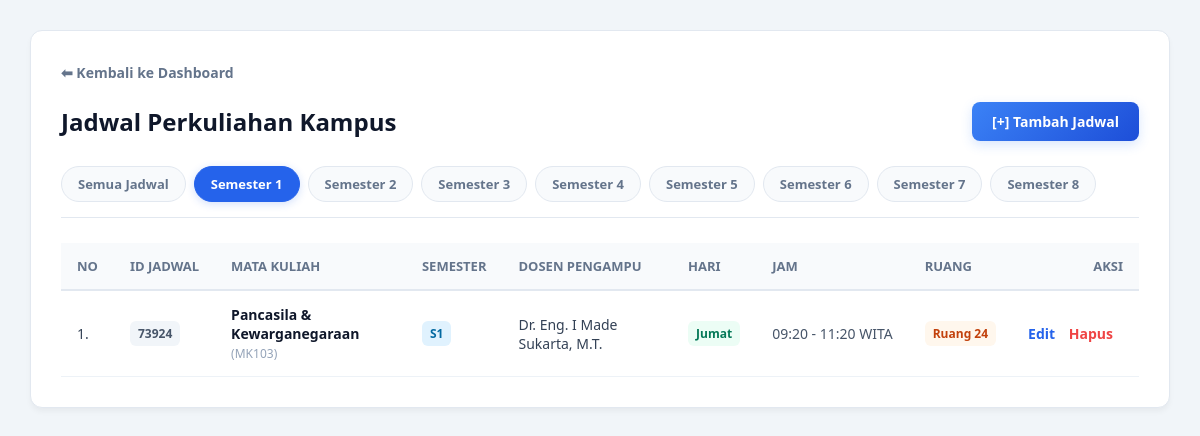
/Jadwal/index.php?semester=1, run on the app's committed database.
### tables this page shows
CREATE TABLE `jadwal` (
  `Id_Jadwal` varchar(15) NOT NULL,
  `Kode_Matakuliah` varchar(15) NOT NULL,
  `NIDN_Pengampu` varchar(15) NOT NULL,
  `Hari` varchar(20) NOT NULL,
  `Jam` varchar(20) NOT NULL,
  `Ruangan` varchar(20) NOT NULL
);

CREATE TABLE `matakuliah` (
  `Kode_Matakuliah` varchar(15) NOT NULL,
  `Nama_Matakuliah` varchar(30) NOT NULL,
  `SKS` int(11) NOT NULL,
  `semester` int(11) NOT NULL,
  `Sifat_Matakuliah` varchar(20) DEFAULT NULL,
  `Jenis_Matakuliah` varchar(30) DEFAULT NULL
);

CREATE TABLE `dosen` (
  `NIDN` varchar(15) NOT NULL,
  `Nama_Dosen` varchar(30) NOT NULL,
  `Id_Prodi` varchar(50) NOT NULL,
  `Jenis_Kelamin` varchar(20) NOT NULL,
  `Email` varchar(30) NOT NULL
);

### Jadwal/index.php (the view, shortened to what this page needs)
<?php
include '../koneksi.php';
$semester_terpilih = isset($_GET['semester']) ? $_GET['semester'] : 'semua';
$sql = "SELECT jadwal.*, matakuliah.Nama_Matakuliah, matakuliah.semester, dosen.Nama_Dosen
        FROM jadwal
        INNER JOIN matakuliah ON jadwal.Kode_Matakuliah = matakuliah.Kode_Matakuliah
        INNER JOIN dosen ON jadwal.NIDN_Pengampu = dosen.NIDN";
if ($semester_terpilih != 'semua') {
    $sem_int = intval($semester_terpilih);
    $sql .= " WHERE matakuliah.semester = $sem_int";
}
$sql .= " ORDER BY FIELD(jadwal.Hari, 'Senin', 'Selasa', 'Rabu', 'Kamis', 'Jumat', 'Sabtu'), jadwal.Jam ASC";
$query = mysqli_query($koneksi, $sql);
?>
<!DOCTYPE html>
<html lang="id">
    <head>
    </head>
    <body>
        <div class="container">
            <a href="../dashboard.php" class="btn-back">⬅ Kembali ke Dashboard</a>
            <div class="header-section">
                <h2>Jadwal Perkuliahan Kampus</h2>
                <a href="tambah.php" class="btn-add">[+] Tambah Jadwal</a>
            </div>
            <div class="filter-container">
                <a href="index.php?semester=semua" class="filter-tab <?= ($semester_terpilih == 'semua') ? 'active' : ''; ?>">Semua Jadwal</a>
                <?php for($s = 1; $s <= 8; $s++) { ?>
                    <a href="index.php?semester=<?= $s; ?>" class="filter-tab <?= ($semester_terpilih == $s) ? 'active' : ''; ?>">Semester <?= $s; ?></a>
                <?php } ?>
            </div>
            <table>
                <thead>
                    <tr>
                        <th>No</th> <th>ID Jadwal</th>
                        <th>Mata Kuliah</th>
                        <th>Semester</th>
                        <th>Dosen Pengampu</th>
                        <th>Hari</th>
                        <th>Jam</th>
                        <th>Ruang</th>
                        <th style="text-align: right;">Aksi</th>
                    </tr>
                </thead>
                <tbody>
                    <?php
                    if (mysqli_num_rows($query) > 0) {
                        $no = 1;
                        while($row = mysqli_fetch_array($query)) {
                    ?>
                    <tr>
                        <td><?= $no++; ?>.</td> <td><span class="badge badge-id"><?= $row['Id_Jadwal']; ?></span></td>
                        <td class="expandable" style="font-weight: 600; color: #0f172a;"><?= $row['Nama_Matakuliah']; ?> <span style="font-weight: normal; color: #94a3b8; font-size: 12px;">(<?= $row['Kode_Matakuliah']; ?>)</span></td>
                        <td><span class="badge badge-semester">S<?= $row['semester']; ?></span></td>
                        <td class="expandable"><?= $row['Nama_Dosen']; ?></td>
                        <td><span class="badge badge-hari"><?= $row['Hari']; ?></span></td>
                        <td style="font-weight: 500; color: #475569;"><?= $row['Jam']; ?> WITA</td>
                        <td><span class="badge badge-ruang"><?= $row['Ruangan']; ?></span></td>
                        <td class="action-links" style="text-align: right; white-space: nowrap;">
                            <a href="tambah.php?id=<?= $row['Id_Jadwal']; ?>" class="link-edit">Edit</a>
                            <a href="hapus.php?id=<?= $row['Id_Jadwal']; ?>" class="link-hapus" onclick="return confirm('Yakin mau hapus jadwal ini?')">Hapus</a>
                        </td>
                    </tr>
                    <?php
                        }
                    } else {
                    ?>
                    <tr>
                        <td colspan="8" class="empty-state">Tidak ada jadwal kuliah untuk Semester <?= htmlspecialchars($semester_terpilih); ?>.</td>
                    </tr>
                    <?php } ?>
                </tbody>
            </table>
        </div>
    </body>
</html>

### Jadwal/index.php (style rules this page uses)
body { background-color: #f1f5f9; font-family: 'Segoe UI', -apple-system, BlinkMacSystemFont, sans-serif; margin: 0; padding: 30px; color: #1e293b; }
.container { max-width: 1300px; margin: 0 auto; background-color: #ffffff; border-radius: 12px; padding: 30px; box-shadow: 0 4px 6px -1px rgba(0, 0, 0, 0.05); border: 1px solid #e2e8f0; }
.btn-back { display: inline-flex; align-items: center; text-decoration: none; color: #64748b; font-size: 14px; font-weight: 600; margin-bottom: 20px; }
.header-section { display: flex; justify-content: space-between; align-items: center; margin-bottom: 25px; }
h2 { margin: 0; font-size: 24px; color: #0f172a; font-weight: 700; }
.btn-add { text-decoration: none; background: linear-gradient(135deg, #3b82f6 0%, #1d4ed8 100%); color: white; padding: 10px 20px; border-radius: 8px; font-size: 14px; font-weight: 600; box-shadow: 0 4px 12px rgba(59, 130, 246, 0.2); }
.filter-container { display: flex; flex-wrap: wrap; gap: 8px; margin-bottom: 25px; padding-bottom: 15px; border-bottom: 1px solid #e2e8f0; }
.filter-tab { text-decoration: none; padding: 8px 16px; border-radius: 20px; font-size: 13px; font-weight: 600; color: #64748b; background-color: #f8fafc; border: 1px solid #e2e8f0; transition: all 0.2s ease; }
.filter-tab.active { background-color: #2563eb; color: #ffffff; border-color: #2563eb; box-shadow: 0 2px 8px rgba(37, 99, 235, 0.2); }
table { width: 100%; border-collapse: collapse; margin-top: 10px; text-align: left; }
th { background-color: #f8fafc; color: #64748b; font-weight: 600; font-size: 13px; text-transform: uppercase; padding: 14px 16px; border-bottom: 2px solid #e2e8f0; white-space: nowrap; }
td { padding: 14px 16px; font-size: 14px; color: #334155; border-bottom: 1px solid #edf2f7; white-space: nowrap; }
td.expandable { white-space: normal !important; }
.badge { padding: 4px 8px; border-radius: 6px; font-weight: 600; font-size: 12px; display: inline-block; }
.badge-id { background-color: #f1f5f9; color: #475569; }
.badge-hari { background-color: #ecfdf5; color: #047857; }
.badge-ruang { background-color: #fff7ed; color: #c2410c; }
.badge-semester { background-color: #e0f2fe; color: #0369a1; }
.action-links a { text-decoration: none; font-weight: 600; font-size: 14px; margin-right: 10px; }
.link-edit { color: #2563eb; }
.link-hapus { color: #ef4444; }

### data on the page
jadwal: Id_Jadwal "73924", Kode_Matakuliah.Nama_Matakuliah "Pancasila & Kewarganegaraan", Kode_Matakuliah "MK103", Kode_Matakuliah.semester "1", NIDN_Pengampu.Nama_Dosen "Dr. Eng. I Made Sukarta, M.T.", Hari "Jumat", Jam "09:20 - 11:20", Ruangan "Ruang 24"
